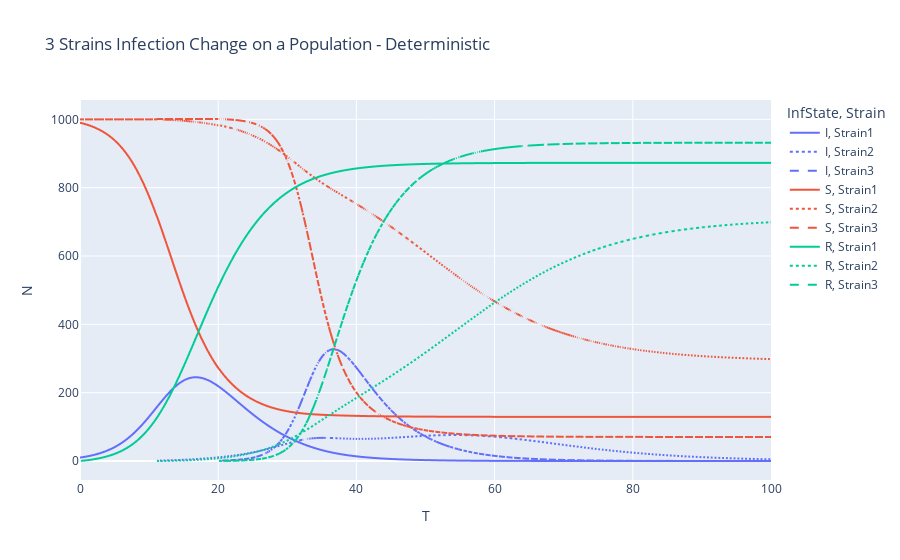

This figure's notebook cell:
### Markdown cell above
Plot the graph.

### Code cell
long_epi_determ = SIR_3Strain.full_epi.melt(id_vars=['N','T'], value_vars=['Strain1', 'Strain2', 'Strain3'], var_name='Strain', value_name="InfState")
long_epi_determ = long_epi_determ.groupby(["T","Strain","InfState"]).sum().reset_index()

epi_fig_determ = px.line(long_epi_determ, x="T", y="N", color="InfState", line_dash="Strain", title='3 Strains Infection Change on a Population - Deterministic')
epi_fig_determ.show()

### Figure 1 — Plotly figure (JSON) as saved in the notebook; plotly's stock layout.template omitted (floating-point values rounded to 4 significant figures; data arrays with more than 128 entries replaced by an {"elided": "..."} marker saying what was removed)
{"data": [{"hovertemplate": "InfState=I<br>Strain=Strain1<br>T=%{x}<br>N=%{y}<extra></extra>", "legendgroup": "I, Strain1", "line": {"color": "#636efa", "dash": "solid"}, "marker": {"symbol": "circle"}, "mode": "lines", "name": "I, Strain1", "showlegend": true, "type": "scattergl", "x": {"elided": "401 float values"}, "xaxis": "x", "y": {"elided": "401 float values"}, "yaxis": "y"}, {"hovertemplate": "InfState=I<br>Strain=Strain2<br>T=%{x}<br>N=%{y}<extra></extra>", "legendgroup": "I, Strain2", "line": {"color": "#636efa", "dash": "dot"}, "marker": {"symbol": "circle"}, "mode": "lines", "name": "I, Strain2", "showlegend": true, "type": "scattergl", "x": {"elided": "356 float values"}, "xaxis": "x", "y": {"elided": "356 float values"}, "yaxis": "y"}, {"hovertemplate": "InfState=I<br>Strain=Strain3<br>T=%{x}<br>N=%{y}<extra></extra>", "legendgroup": "I, Strain3", "line": {"color": "#636efa", "dash": "dash"}, "marker": {"symbol": "circle"}, "mode": "lines", "name": "I, Strain3", "showlegend": true, "type": "scattergl", "x": {"elided": "320 float values"}, "xaxis": "x", "y": {"elided": "320 float values"}, "yaxis": "y"}, {"hovertemplate": "InfState=S<br>Strain=Strain1<br>T=%{x}<br>N=%{y}<extra></extra>", "legendgroup": "S, Strain1", "line": {"color": "#EF553B", "dash": "solid"}, "marker": {"symbol": "circle"}, "mode": "lines", "name": "S, Strain1", "showlegend": true, "type": "scattergl", "x": {"elided": "401 float values"}, "xaxis": "x", "y": {"elided": "401 float values"}, "yaxis": "y"}, {"hovertemplate": "InfState=S<br>Strain=Strain2<br>T=%{x}<br>N=%{y}<extra></extra>", "legendgroup": "S, Strain2", "line": {"color": "#EF553B", "dash": "dot"}, "marker": {"symbol": "circle"}, "mode": "lines", "name": "S, Strain2", "showlegend": true, "type": "scattergl", "x": {"elided": "401 float values"}, "xaxis": "x", "y": {"elided": "401 float values"}, "yaxis": "y"}, {"hovertemplate": "InfState=S<br>Strain=Strain3<br>T=%{x}<br>N=%{y}<extra></extra>", "legendgroup": "S, Strain3", "line": {"color": "#EF553B", "dash": "dash"}, "marker": {"symbol": "circle"}, "mode": "lines", "name": "S, Strain3", "showlegend": true, "type": "scattergl", "x": {"elided": "401 float values"}, "xaxis": "x", "y": {"elided": "401 float values"}, "yaxis": "y"}, {"hovertemplate": "InfState=R<br>Strain=Strain1<br>T=%{x}<br>N=%{y}<extra></extra>", "legendgroup": "R, Strain1", "line": {"color": "#00cc96", "dash": "solid"}, "marker": {"symbol": "circle"}, "mode": "lines", "name": "R, Strain1", "showlegend": true, "type": "scattergl", "x": {"elided": "400 float values"}, "xaxis": "x", "y": {"elided": "400 float values"}, "yaxis": "y"}, {"hovertemplate": "InfState=R<br>Strain=Strain2<br>T=%{x}<br>N=%{y}<extra></extra>", "legendgroup": "R, Strain2", "line": {"color": "#00cc96", "dash": "dot"}, "marker": {"symbol": "circle"}, "mode": "lines", "name": "R, Strain2", "showlegend": true, "type": "scattergl", "x": {"elided": "356 float values"}, "xaxis": "x", "y": {"elided": "356 float values"}, "yaxis": "y"}, {"hovertemplate": "InfState=R<br>Strain=Strain3<br>T=%{x}<br>N=%{y}<extra></extra>", "legendgroup": "R, Strain3", "line": {"color": "#00cc96", "dash": "dash"}, "marker": {"symbol": "circle"}, "mode": "lines", "name": "R, Strain3", "showlegend": true, "type": "scattergl", "x": {"elided": "320 float values"}, "xaxis": "x", "y": {"elided": "320 float values"}, "yaxis": "y"}], "layout": {"legend": {"title": {"text": "InfState, Strain"}, "tracegroupgap": 0}, "title": {"text": "3 Strains Infection Change on a Population - Deterministic"}, "xaxis": {"anchor": "y", "domain": [0, 1], "title": {"text": "T"}}, "yaxis": {"anchor": "x", "domain": [0, 1], "title": {"text": "N"}}}}
